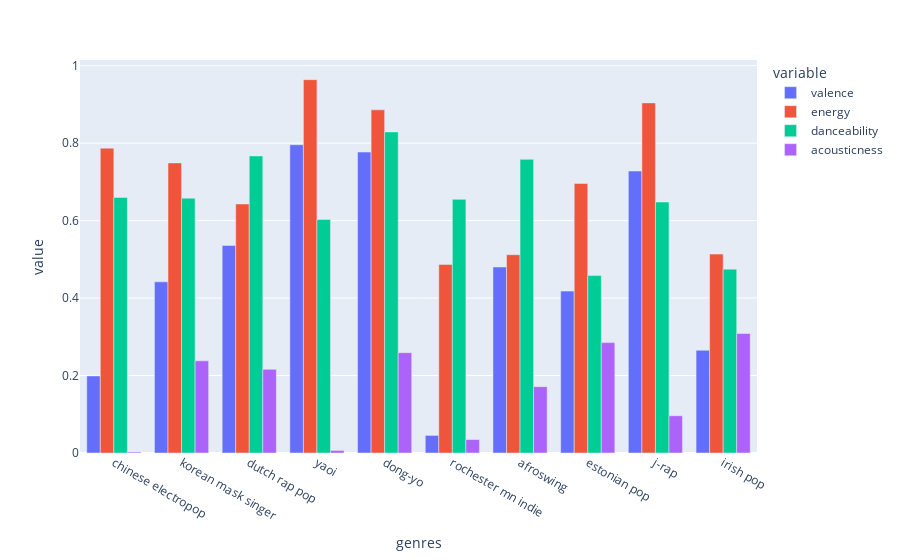

This figure's notebook cell:
### Markdown cell above
### Characteristics of Different Genres

### Code cell
top10_genres = genre_data.nlargest(10, 'popularity')
fig = px.bar(top10_genres, x='genres', y=['valence', 'energy', 'danceability', 'acousticness'], barmode='group')
fig.show()

### Figure 1 — Plotly figure (JSON) as saved in the notebook; plotly's stock layout.template omitted (floating-point values rounded to 4 significant figures)
{"data": [{"alignmentgroup": "True", "hovertemplate": "variable=valence<br>genres=%{x}<br>value=%{y}<extra></extra>", "legendgroup": "valence", "marker": {"color": "#636efa"}, "name": "valence", "offsetgroup": "valence", "orientation": "v", "showlegend": true, "textposition": "auto", "type": "bar", "x": ["chinese electropop", "korean mask singer", "dutch rap pop", "yaoi", "dong-yo", "rochester mn indie", "afroswing", "estonian pop", "j-rap", "irish pop"], "xaxis": "x", "y": [0.199, 0.442, 0.536, 0.796, 0.777, 0.0454, 0.4803, 0.418, 0.728, 0.2652], "yaxis": "y"}, {"alignmentgroup": "True", "hovertemplate": "variable=energy<br>genres=%{x}<br>value=%{y}<extra></extra>", "legendgroup": "energy", "marker": {"color": "#EF553B"}, "name": "energy", "offsetgroup": "energy", "orientation": "v", "showlegend": true, "textposition": "auto", "type": "bar", "x": ["chinese electropop", "korean mask singer", "dutch rap pop", "yaoi", "dong-yo", "rochester mn indie", "afroswing", "estonian pop", "j-rap", "irish pop"], "xaxis": "x", "y": [0.787, 0.749, 0.643, 0.964, 0.886, 0.487, 0.512, 0.696, 0.904, 0.5136], "yaxis": "y"}, {"alignmentgroup": "True", "hovertemplate": "variable=danceability<br>genres=%{x}<br>value=%{y}<extra></extra>", "legendgroup": "danceability", "marker": {"color": "#00cc96"}, "name": "danceability", "offsetgroup": "danceability", "orientation": "v", "showlegend": true, "textposition": "auto", "type": "bar", "x": ["chinese electropop", "korean mask singer", "dutch rap pop", "yaoi", "dong-yo", "rochester mn indie", "afroswing", "estonian pop", "j-rap", "irish pop"], "xaxis": "x", "y": [0.66, 0.658, 0.767, 0.603, 0.829, 0.655, 0.7583, 0.458, 0.648, 0.4748], "yaxis": "y"}, {"alignmentgroup": "True", "hovertemplate": "variable=acousticness<br>genres=%{x}<br>value=%{y}<extra></extra>", "legendgroup": "acousticness", "marker": {"color": "#ab63fa"}, "name": "acousticness", "offsetgroup": "acousticness", "orientation": "v", "showlegend": true, "textposition": "auto", "type": "bar", "x": ["chinese electropop", "korean mask singer", "dutch rap pop", "yaoi", "dong-yo", "rochester mn indie", "afroswing", "estonian pop", "j-rap", "irish pop"], "xaxis": "x", "y": [0.00257, 0.238, 0.216, 0.00655, 0.259, 0.0347, 0.1713, 0.285, 0.0961, 0.3086], "yaxis": "y"}], "layout": {"barmode": "group", "legend": {"title": {"text": "variable"}, "tracegroupgap": 0}, "margin": {"t": 60}, "xaxis": {"anchor": "y", "domain": [0, 1], "title": {"text": "genres"}}, "yaxis": {"anchor": "x", "domain": [0, 1], "title": {"text": "value"}}}}
